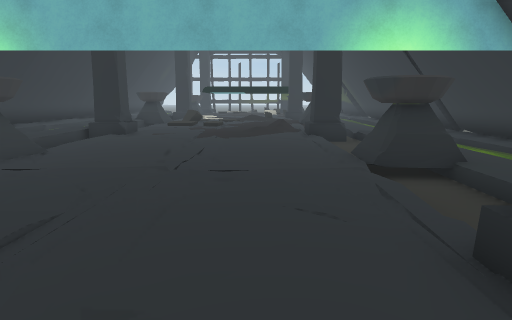
view 1 (above)

20 first-person views from a walk through a Unity game level. The camera is 1.2 m above the floor, tilts 10° down and sees 75° across. The floor is counted in squares, 1 m on a side. Each view is taken from the middle of a square. On the plan, view 1 faces up. The plan holds only what a view shows up to about 14 squares ahead; the rest is blank. The place goes on beyond the plan. The player is left out.

view 2
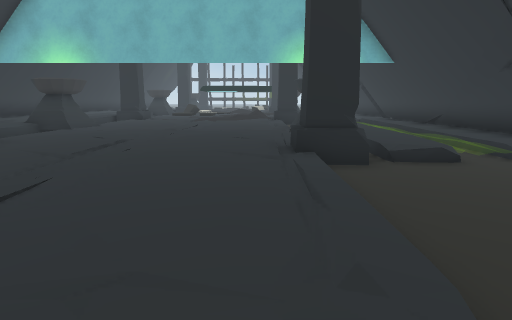

view 3
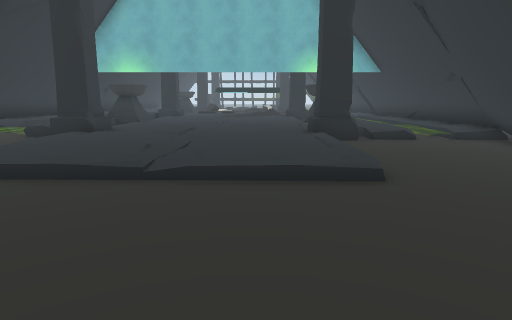

view 4
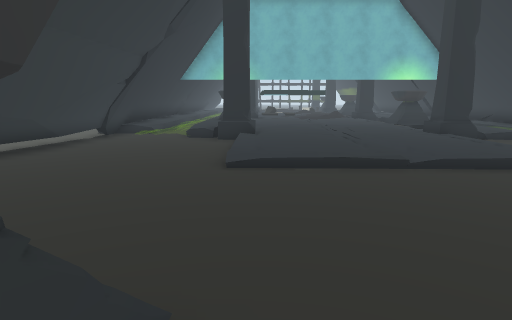

view 5
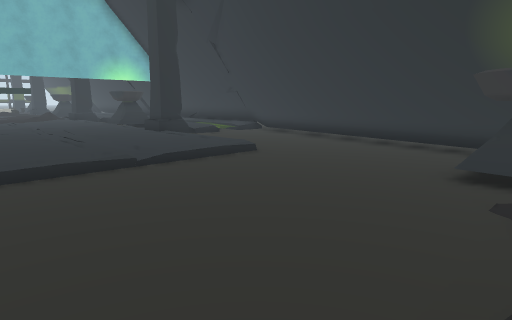

view 6
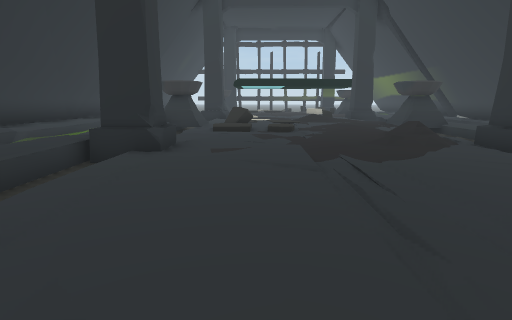

view 7
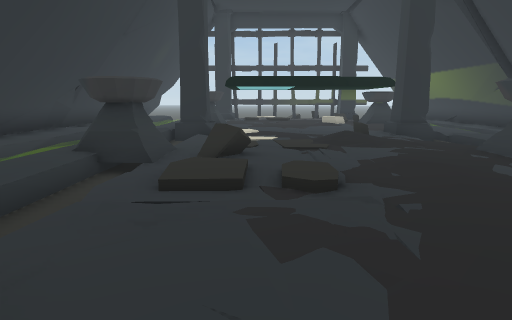

view 8
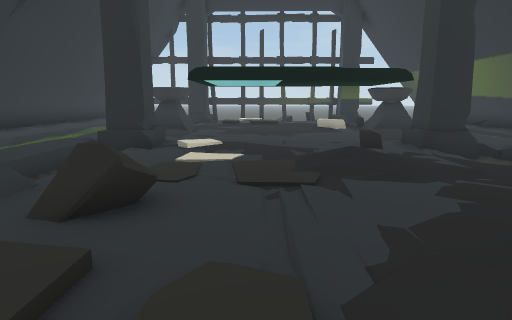

view 9
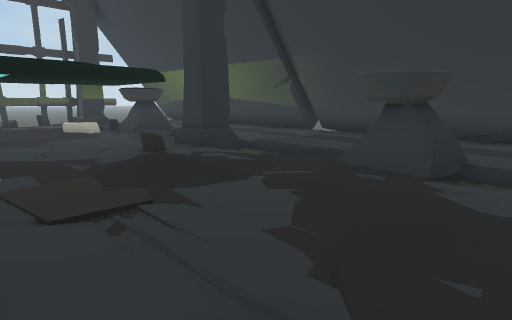

view 10
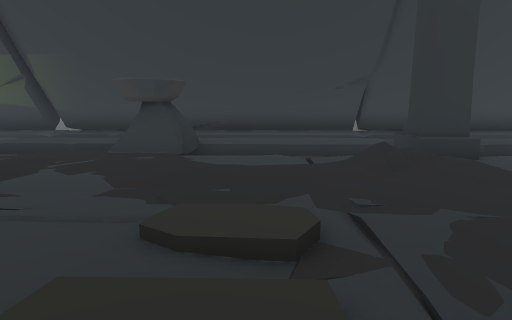

view 11
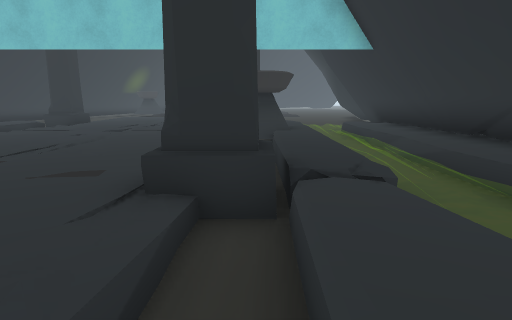

view 12
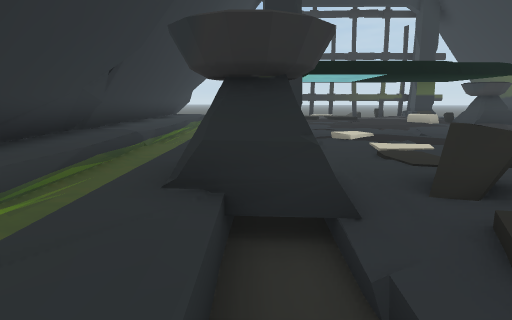

view 13
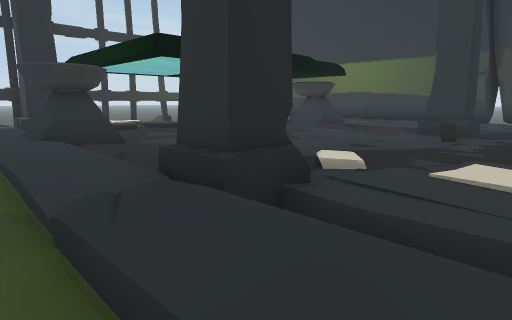

view 14
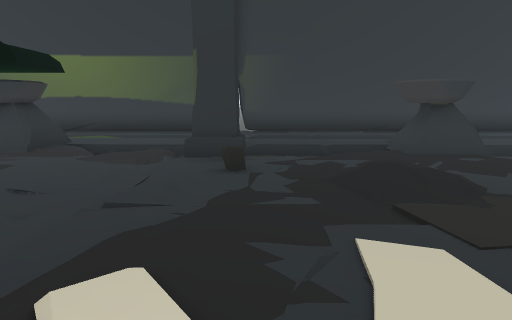

view 15
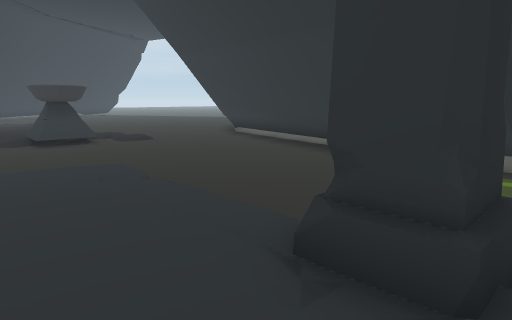

view 16
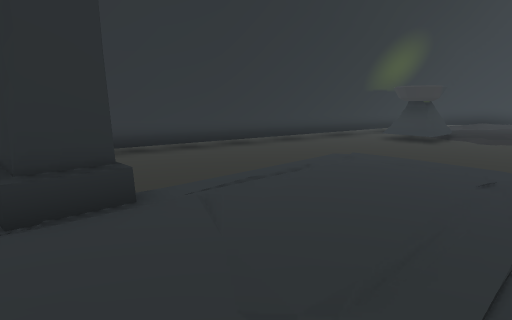

view 17
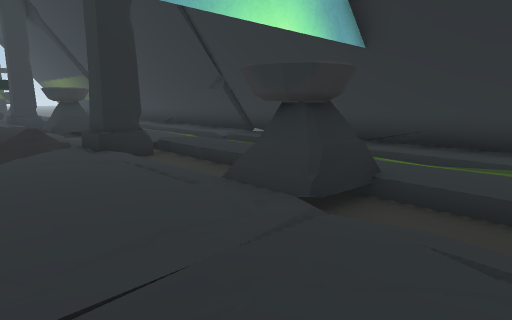

view 18
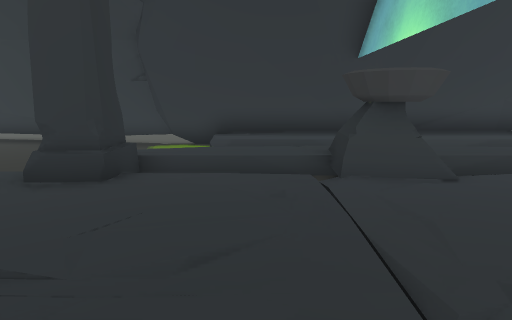

view 19
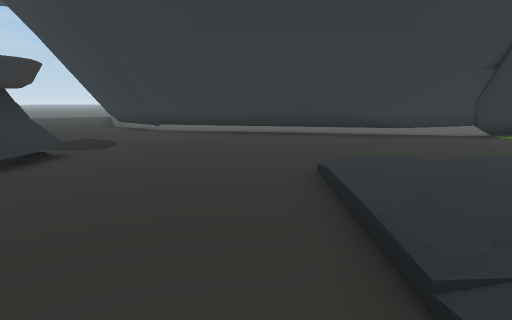

view 20
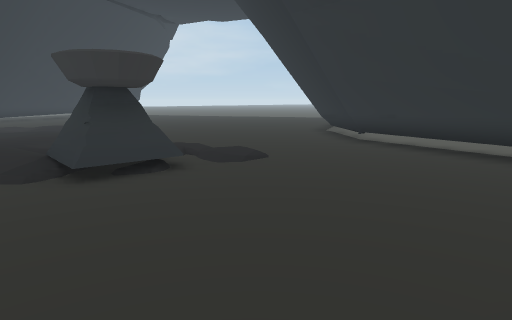

### Floor plan
Key: @ floor where view 1 was taken; # wall or solid block; . main floor; : floor 0.25 m higher than the main floor; - floor 0.25 m lower than the main floor; + floor 0.5 m higher than the main floor; / step, stairs or slope; = window, fence, low wall or low ledge; ~ water the walk can cross; ≈ water the walk keeps out of; P pillar; B bowl; T thing the floor can be seen under or through; L block.
Columns run from 16 left of view 1 to 8 right of it. Each row starts with its distance up from view 1.
 30      ### :BB...:...#B.~##
 29      ##:~:/........./.~##
 28      ##:~:/........//. ##
 27      ##:~://.......//. ##
 26      ##:~:P/.......P/. ##
 25      ##≈~.P#//....PP/. ##
 24      ##≈~////..../.P/. ##
 23      ##≈~:/...../..-/. ##
 22      ##.~://...//////. ##
 21       #≈~: /..../.../. ##
 20       #≈~BBB//.....BB. ##
 19      ##≈~B#B.L.....B#. ##
 18      ##~ :-/://....-/. ##
 17      ##~ :-/://.... /. ##
 16      ##~~:-/-...../ /. ##
 15       #~~:-......// /. ##
 14       #~~:P...../// /.~##
 13      ##~~:P+....///P/. ##
 12      ##~~:-........P/.~##
 11      ##~~:-........-/≈ ##
 10      ##≈~:-........-/.~##
  9      ##≈~:-........-/.~##
  8      ##≈~BBB.......BB.~##
  7      ##~~BBB....../BB.~##
  6      ##~~:--///////==.~##
  5      ##~~:-......./-..~##
  4   -- ##~~:-......./-..~##
  3   ---TT~~:P......./-./~##
  2   -- TT-~/P.......#P./~##
  1   -- TT----......./P---#
  0   -- TT----.....@./---##
 -1   -- TT----......./---##
 -2   -- T-----......./---##-
 -3   - TT-----......./---##-
 -4   - TT-----////////---##-
 -5   - TT----------------##-
 -6  --TTT---------------##
 -7  --TT----------------##-
 -8  - TT----------------##-
 -9 --TT#--/-BB----------##-
-10 -###---/-BB/------BB-#
-11  ##----/. #. ///./####

Where each view was taken, in squares from view 1:
view 1: 0 up, 0 right, facing up
view 2: 5 down, 1 right, facing up
view 3: 9 down, 0 right, facing up
view 4: 11 down, 5 left, facing up
view 5: 11 down, 5 left, facing up-right
view 6: 6 up, 3 left, facing up
view 7: 12 up, 3 left, facing up
view 8: 16 up, 2 left, facing up
view 9: 17 up, 3 left, facing up-right
view 10: 17 up, 5 left, facing right
view 11: 17 up, 6 left, facing down
view 12: 16 up, 6 left, facing up
view 13: 22 up, 8 left, facing up-right
view 14: 24 up, 5 left, facing right
view 15: 3 up, 3 left, facing down-left
view 16: 3 up, 2 left, facing down-right
view 17: 4 up, 1 left, facing up-right
view 18: 5 up, 0 right, facing left
view 19: 5 down, 0 right, facing left
view 20: 4 down, 4 left, facing down-left
